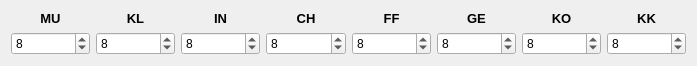
       <widget class="QWidget" name="layoutWidget">
        <property name="geometry">
         <rect>
          <x>20</x>
          <y>90</y>
          <width>697</width>
          <height>51</height>
         </rect>
        </property>
        <layout class="QGridLayout" name="grid_attribute">
         <item row="0" column="6">
          <widget class="QLabel" name="label_3">
           <property name="font">
            <font>
             <pointsize>10</pointsize>
             <weight>75</weight>
             <bold>true</bold>
            </font>
           </property>
           <property name="toolTip">
            <string>Konstitution</string>
           </property>
           <property name="text">
            <string>KO</string>
           </property>
           <property name="alignment">
            <set>Qt::AlignCenter</set>
           </property>
          </widget>
         </item>
         <item row="1" column="0">
          <widget class="QSpinBox" name="e0">
           <property name="buttonSymbols">
            <enum>QAbstractSpinBox::UpDownArrows</enum>
           </property>
           <property name="minimum">
            <number>-50</number>
           </property>
           <property name="maximum">
            <number>50</number>
           </property>
           <property name="value">
            <number>8</number>
           </property>
          </widget>
         </item>
         <item row="1" column="4">
          <widget class="QSpinBox" name="e4">
           <property name="minimum">
            <number>-50</number>
           </property>
           <property name="maximum">
            <number>50</number>
           </property>
           <property name="value">
            <number>8</number>
           </property>
          </widget>
         </item>
         <item row="0" column="0">
          <widget class="QLabel" name="label_2">
           <property name="font">
            <font>
             <pointsize>10</pointsize>
             <weight>75</weight>
             <bold>true</bold>
            </font>
           </property>
           <property name="toolTip">
            <string>Mut</string>
           </property>
           <property name="text">
            <string>MU</string>
           </property>
           <property name="alignment">
            <set>Qt::AlignCenter</set>
           </property>
          </widget>
         </item>
         <item row="0" column="4">
          <widget class="QLabel" name="label_64">
           <property name="font">
            <font>
             <pointsize>10</pointsize>
             <weight>75</weight>
             <bold>true</bold>
            </font>
           </property>
           <property name="toolTip">
            <string>Fingerfertigkeit</string>
           </property>
           <property name="text">
            <string>FF</string>
           </property>
           <property name="alignment">
            <set>Qt::AlignCenter</set>
           </property>
          </widget>
         </item>
         <item row="1" column="3">
          <widget class="QSpinBox" name="e3">
           <property name="minimum">
            <number>-50</number>
           </property>
           <property name="maximum">
            <number>50</number>
           </property>
           <property name="value">
            <number>8</number>
           </property>
          </widget>
         </item>
         <item row="1" column="6">
          <widget class="QSpinBox" name="e6">
           <property name="minimum">
            <number>-50</number>
           </property>
           <property name="maximum">
            <number>50</number>
           </property>
           <property name="value">
            <number>8</number>
           </property>
          </widget>
         </item>
         <item row="1" column="7">
          <widget class="QSpinBox" name="e7">
           <property name="minimum">
            <number>-50</number>
           </property>
           <property name="maximum">
            <number>50</number>
           </property>
           <property name="value">
            <number>8</number>
           </property>
          </widget>
         </item>
         <item row="0" column="5">
          <widget class="QLabel" name="label_63">
           <property name="font">
            <font>
             <pointsize>10</pointsize>
             <weight>75</weight>
             <bold>true</bold>
            </font>
           </property>
           <property name="toolTip">
            <string>Gewandtheit</string>
           </property>
           <property name="text">
            <string>GE</string>
           </property>
           <property name="alignment">
            <set>Qt::AlignCenter</set>
           </property>
          </widget>
         </item>
         <item row="1" column="5">
          <widget class="QSpinBox" name="e5">
           <property name="minimum">
            <number>-50</number>
           </property>
           <property name="maximum">
            <number>50</number>
           </property>
           <property name="value">
            <number>8</number>
           </property>
          </widget>
         </item>
         <item row="1" column="1">
          <widget class="QSpinBox" name="e1">
           <property name="minimum">
            <number>-50</number>
           </property>
           <property name="maximum">
            <number>50</number>
           </property>
           <property name="value">
            <number>8</number>
           </property>
          </widget>
         </item>
         <item row="0" column="1">
          <widget class="QLabel" name="label_67">
           <property name="font">
            <font>
             <pointsize>10</pointsize>
             <weight>75</weight>
             <bold>true</bold>
            </font>
           </property>
           <property name="toolTip">
            <string>Klugheit</string>
           </property>
           <property name="text">
            <string>KL</string>
           </property>
           <property name="alignment">
            <set>Qt::AlignCenter</set>
           </property>
          </widget>
         </item>
         <item row="0" column="2">
          <widget class="QLabel" name="label_66">
           <property name="font">
            <font>
             <pointsize>10</pointsize>
             <weight>75</weight>
             <bold>true</bold>
            </font>
           </property>
           <property name="toolTip">
            <string>Intuition</string>
           </property>
           <property name="text">
            <string>IN</string>
           </property>
           <property name="alignment">
            <set>Qt::AlignCenter</set>
           </property>
          </widget>
         </item>
         <item row="1" column="2">
          <widget class="QSpinBox" name="e2">
           <property name="minimum">
            <number>-50</number>
           </property>
           <property name="maximum">
            <number>50</number>
           </property>
           <property name="value">
            <number>8</number>
           </property>
          </widget>
         </item>
         <item row="0" column="7">
          <widget class="QLabel" name="label_68">
           <property name="font">
            <font>
             <pointsize>10</pointsize>
             <weight>75</weight>
             <bold>true</bold>
            </font>
           </property>
           <property name="toolTip">
            <string>Körperkraft</string>
           </property>
           <property name="text">
            <string>KK</string>
           </property>
           <property name="alignment">
            <set>Qt::AlignCenter</set>
           </property>
          </widget>
         </item>
         <item row="0" column="3">
          <widget class="QLabel" name="label_65">
           <property name="font">
            <font>
             <pointsize>10</pointsize>
             <weight>75</weight>
             <bold>true</bold>
            </font>
           </property>
           <property name="toolTip">
            <string>Charisma</string>
           </property>
           <property name="text">
            <string>CH</string>
           </property>
           <property name="alignment">
            <set>Qt::AlignCenter</set>
           </property>
          </widget>
         </item>
        </layout>
       </widget>
